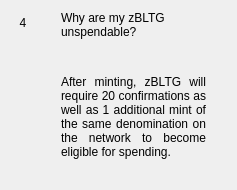
                  <widget class="QWidget" name="widgetFaq4" native="true">
                   <layout class="QHBoxLayout" name="horizontalPage_4" stretch="0,1">
                    <item alignment="Qt::AlignTop">
                     <widget class="QLabel" name="labelNumber4">
                      <property name="minimumSize">
                       <size>
                        <width>24</width>
                        <height>24</height>
                       </size>
                      </property>
                      <property name="maximumSize">
                       <size>
                        <width>16777215</width>
                        <height>24</height>
                       </size>
                      </property>
                      <property name="text">
                       <string>4</string>
                      </property>
                      <property name="alignment">
                       <set>Qt::AlignCenter</set>
                      </property>
                     </widget>
                    </item>
                    <item>
                     <layout class="QVBoxLayout" name="verticalLayoutPage_4">
                      <property name="leftMargin">
                       <number>20</number>
                      </property>
                      <property name="rightMargin">
                       <number>20</number>
                      </property>
                      <item>
                       <widget class="QLabel" name="labelSubtitle4">
                        <property name="text">
                         <string>Why are my zBLTG unspendable?</string>
                        </property>
                        <property name="wordWrap">
                         <bool>true</bool>
                        </property>
                       </widget>
                      </item>
                      <item>
                       <spacer name="verticalSpacer_40">
                        <property name="orientation">
                         <enum>Qt::Vertical</enum>
                        </property>
                        <property name="sizeType">
                         <enum>QSizePolicy::Fixed</enum>
                        </property>
                        <property name="sizeHint" stdset="0">
                         <size>
                          <width>20</width>
                          <height>30</height>
                         </size>
                        </property>
                       </spacer>
                      </item>
                      <item>
                       <widget class="QLabel" name="labelContent4">
                        <property name="text">
                         <string>
                           &lt;html&gt;&lt;head/&gt;&lt;body&gt;&lt;p align=&quot;justify&quot;&gt;
                           After minting, zBLTG will require 20 confirmations as well as 1
                           additional mint of the same denomination on the network to
                           become eligible for spending.
                           &lt;/p&gt;&lt;/body&gt;&lt;/html&gt;
                         </string>
                        </property>
                        <property name="alignment">
                         <set>Qt::AlignLeading|Qt::AlignLeft|Qt::AlignTop</set>
                        </property>
                        <property name="wordWrap">
                         <bool>true</bool>
                        </property>
                       </widget>
                      </item>
                      <item>
                       <spacer name="verticalSpacer_41">
                        <property name="orientation">
                         <enum>Qt::Vertical</enum>
                        </property>
                        <property name="sizeHint" stdset="0">
                         <size>
                          <width>20</width>
                          <height>20</height>
                         </size>
                        </property>
                       </spacer>
                      </item>
                     </layout>
                    </item>
                   </layout>
                  </widget>
